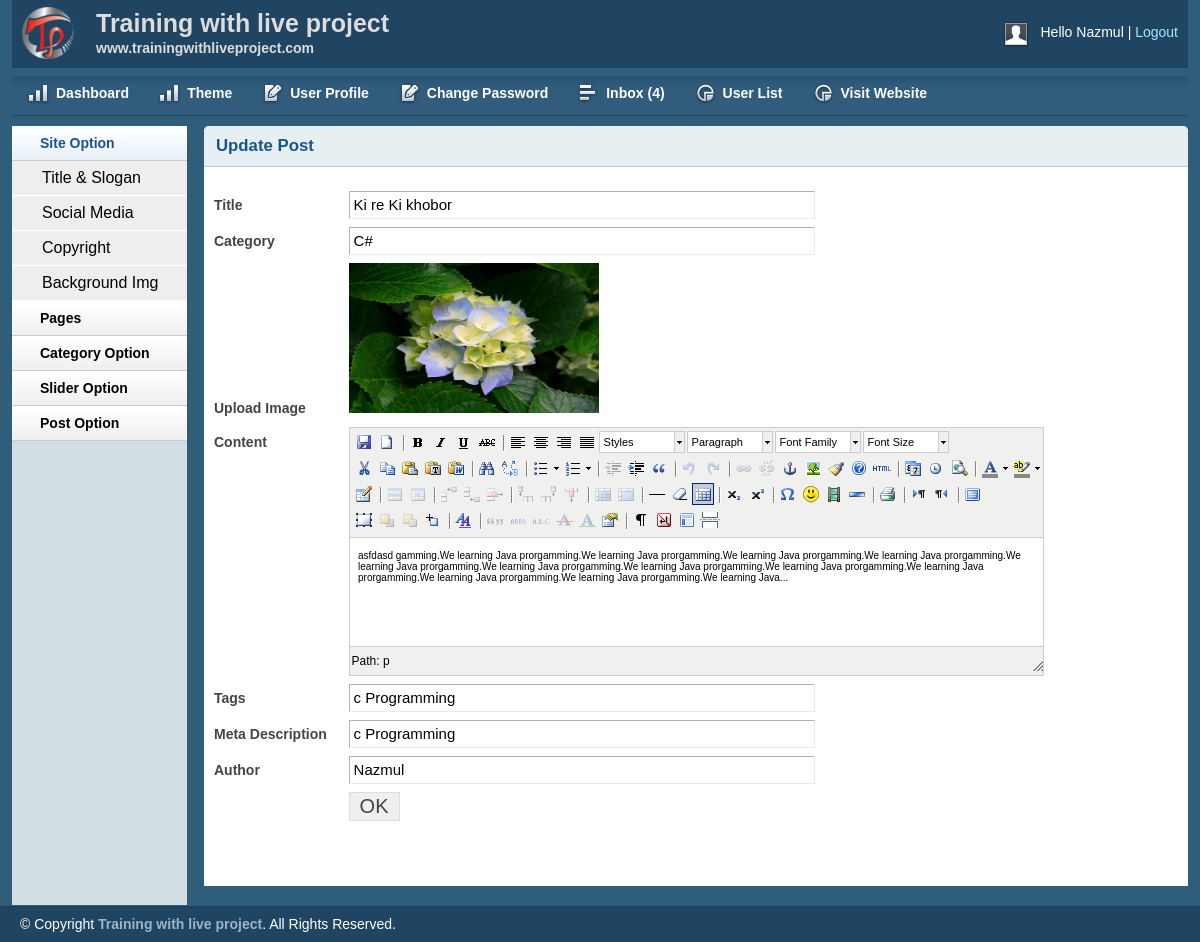
Page /admin/ViewPost.php?PostID=14 (signed in) on the committed database.
### tables this page shows
CREATE TABLE IF NOT EXISTS `tbl_post` (
  `id` int(11) NOT NULL AUTO_INCREMENT,
  `cat` int(11) NOT NULL,
  `title` varchar(255) NOT NULL,
  `body` text NOT NULL,
  `image` varchar(255) NOT NULL,
  `author` varchar(255) NOT NULL,
  `tags` varchar(50) NOT NULL,
  `date` timestamp NOT NULL DEFAULT CURRENT_TIMESTAMP,
  `meta_des` varchar(255) NOT NULL,
  `userid` int(25) NOT NULL,
  `publish` varchar(8) NOT NULL DEFAULT '0',
  PRIMARY KEY (`id`)
);

CREATE TABLE IF NOT EXISTS `tbl_category` (
  `id` int(11) NOT NULL AUTO_INCREMENT,
  `cat_name` varchar(80) NOT NULL,
  PRIMARY KEY (`id`)
);

### lib/Database.php (called while the page is built, shortened)
<?php
Class Database{
	public $host   = DB_HOST;
	public $user   = DB_USER;
	public $pass   = DB_PASS;
	public $dbname = DB_NAME;
	public $link;
	private function connectDB(){
	$this->link = new mysqli($this->host, $this->user, $this->pass, $this->dbname);
 }
	public function select($query){
		$result = $this->link->query($query) or die($this->link->error.__LINE__);
		if($result->num_rows > 0){
			return $result;
		} else {
			return false;
		}
	}
}

### admin/ViewPost.php (the view, shortened to what this page needs)
<?php include"inc/ad_header.php";?>
<div class="grid_10">
    <div class="box round first grid">
        <h2>Update Post</h2>
        <div class="block">
          <?php
                if(isset($_GET['PostID']) && $_GET['PostID'] != NULL){
                    $PostID = $_GET['PostID'];
                }else{
                    echo "<script>window.location = 'catlist.php'</script>";
                }
            ?>
                <?php
                    $sql = "SELECT * FROM tbl_post WHERE id = '$PostID'";
                    $POSTedit = $db->select($sql);
                    if($POSTedit){
                        while($POSTedits = $POSTedit->fetch_assoc()){
                ?>
         <form action="" method="post" enctype="multipart/form-data">
            <table class="form">
                <tr>
                    <td>
                        <label>Title</label>
                    </td>
                    <td>
                        <input type="text"  readonly value="<?php echo $POSTedits['title'];?>" class="medium" />
                    </td>
                </tr>
                <tr>
                    <td>
                        <label>Category</label>
                    </td>
                    <td>
                            <?php
                                $sql = "SELECT * FROM tbl_category";
                                $ViewPost = $db->select($sql);
                                if($ViewPost){
                                    while($row = $ViewPost->fetch_assoc()){
                            ?>
                            <?php
                                    if($POSTedits['cat']==$row['id']){?>
                                     <input type="text"  readonly value="<?php echo $row['cat_name'];?>" class="medium" />
                                   <?php }
                                ?>
                             <?php }}?>
                    </td>
                </tr>
                <tr>
                    <td>
                        <label>Upload Image</label>
                    </td>
                    <td>
                        <img src="upload/<?php echo $POSTedits['image'];?>" height="150px" width="250px"/><br/>
                    </td>
                </tr>
                <tr>
                    <td style="vertical-align: top; padding-top: 9px;">
                        <label>Content</label>
                    </td>
                    <td>
                    </td>
                </tr>
                <tr>
                    <td>
                        <label>Tags</label>
                    </td>
                    <td>
                        <input type="text" readonly value="<?php echo $POSTedits['tags'];?>" class="medium" />
                    </td>
                </tr>
                <tr>
                    <td>
                        <label>Meta Description</label>
                    </td>
                    <td>
                        <input type="text" readonly value="<?php echo $POSTedits['meta_des'];?>" class="medium" />
                    </td>
                </tr>
                <tr>
                    <td>
                        <label>Author</label>
                    </td>
                    <td>
                        <input type="text" readonly value="<?php echo $POSTedits['author'];?>" class="medium" />
                    </td>
                </tr>
				<tr>
                    <td></td>
                    <td>
                        <input type="submit" name="submit" Value="OK" />
                    </td>
                </tr>
            </table>
            </form>
            <?php } } else{header("location: 404.php");} ?>
        </div>
    </div>
</div>
<?php include"inc/ad_footer.php";?>

### admin/css/layout.css (style rules this page uses)
body { background: #fff none repeat scroll 0 0; color: #444; font-size: 14px; padding: 0; }
h1, h2, h3, h4, h5, h6 { line-height:1.2em; margin-bottom:.3em; }
h2 { margin-top:1em; }
.box { background:#fff; margin-bottom:20px; padding:10px 10px 10px 10px; margin-left:-8px; }
.box.grid { padding-bottom:40px; }
.box.round { -moz-border-radius: 5px 5px 0px 0px; -webkit-border-radius: 5px 5px 0px 0px; border-radius: 5px 5px 0px 0px; }
.box h2 { font-size:1.2em; font-weight:bold; color:#1B548D; background:#E6F0F3; margin:-10px -10px 0 -10px; padding:10px 12px; border-bottom:1px solid #B3CBD6; -moz-border-radius: 5px 5px 0px 0px; -webkit-border-radius: 5px 5px 0px 0px; border-radius: 5px 5px 0px 0px; }
.box.first { min-height: 406px; }
.block { padding-top:20px; }
table.form { width:100%; }
table.form td { padding:4px 0px; }
table.form label { font-weight:bold; }
table.form input, table.form select { font-size: 15px; padding: 4px 4px 5px 4px; border-top: 1px solid #b3b3b3; border-left: 1px solid #b3b3b3; border-right: 1px solid #eaeaea; border-bottom: 1px solid #eaeaea; }
table.form input[type="submit"] { border: 1px solid #ddd; color: #444; cursor: pointer; font-size: 20px; padding: 2px 10px; }
input.medium { width: 55%; }
.block { padding-bottom:1px; }

### admin/js/tiny-mce/themes/advanced/skins/default/content.css (style rules this page uses)
body, td, pre { color:#000; font-family:Verdana, Arial, Helvetica, sans-serif; font-size:10px; margin:8px; }
body { background:#FFF; }
h2 { font-size: 1.5em }
img { border:0; }
table, img, hr, .mceItemAnchor { cursor:default }
table td, table th { cursor:text }

### rows in the picture
tbl_post: title "Ki re Ki khobor", image (picture), tags "c Programming", meta_des "c Programming", author "Nazmul"
tbl_category: cat_name "C#"

### other values in the picture
Session::get('username') "Nazmul"
$count "4"
